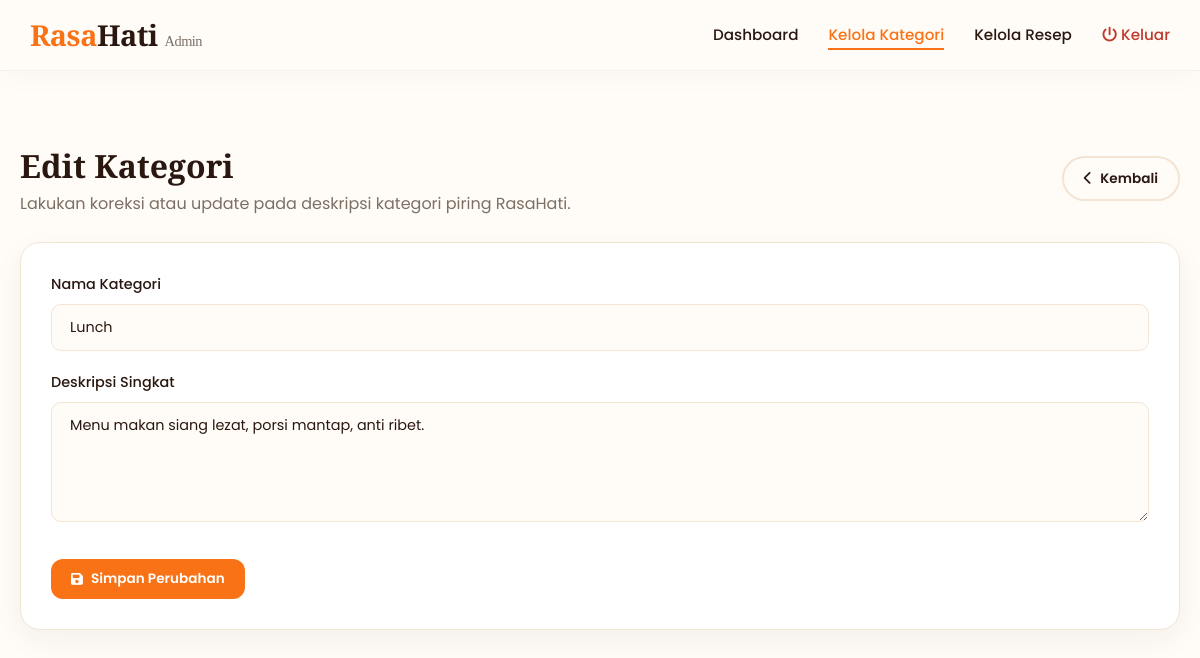
The page /admin/category-edit.php?id=2 (signed in) on the database its author committed.
### tables this page shows
CREATE TABLE IF NOT EXISTS categories (
id INT AUTO_INCREMENT PRIMARY KEY,
name VARCHAR(100) NOT NULL,
slug VARCHAR(150) NOT NULL UNIQUE,
description TEXT DEFAULT NULL,
image VARCHAR(255) DEFAULT NULL,
created_at TIMESTAMP DEFAULT CURRENT_TIMESTAMP
);

### includes/helpers.php (called while the page is built, shortened)
<?php
function e($string) {
    return htmlspecialchars($string ?? '', ENT_QUOTES, 'UTF-8');
}
?>

### admin/category-edit.php (the view, shortened to what this page needs)
<?php
require_once __DIR__ . '/../config/database.php';
require_once __DIR__ . '/../includes/helpers.php';
$id = (int)($_GET['id'] ?? 0);
$stmt = $pdo->prepare("SELECT * FROM categories WHERE id = ?");
$stmt->execute([$id]);
$category = $stmt->fetch();
?>
<!DOCTYPE html>
<html lang="id">
<head>
    <link rel="stylesheet" href="https://cdnjs.cloudflare.com/ajax/libs/font-awesome/6.4.0/css/all.min.css">
    <link rel="stylesheet" href="../assets/css/style.css?v=4">
</head>
<body class="admin-body">
    <nav class="navbar scrolled" style="position: absolute;">
        <div class="nav-container">
            <a href="../index.php" class="logo"><span class="logo-accent">Rasa</span>Hati <span style="font-size: 0.9rem; font-weight: 500; color: var(--color-muted-text);">Admin</span></a>
            <ul class="nav-links" style="display: flex;">
                <li><a href="dashboard.php" class="nav-link">Dashboard</a></li>
                <li><a href="categories.php" class="nav-link active">Kelola Kategori</a></li>
                <li><a href="recipes.php" class="nav-link">Kelola Resep</a></li>
                <li><a href="logout.php" class="nav-link" style="color: #C0392B;"><i class="fa-solid fa-power-off"></i> Keluar</a></li>
            </ul>
        </div>
    </nav>
    <div class="admin-container">
        <div class="admin-title-row" style="margin-top: 40px;">
            <div>
                <h1 class="admin-title">Edit Kategori</h1>
                <p style="color: var(--color-muted-text);">Lakukan koreksi atau update pada deskripsi kategori piring RasaHati.</p>
            </div>
            <div>
                <a href="categories.php" class="btn btn-secondary btn-admin"><i class="fa-solid fa-chevron-left"></i> Kembali</a>
            </div>
        </div>
        <div class="admin-card">
            <form action="category-edit.php?id=<?= $id; ?>" method="POST">
                <div class="form-group">
                    <label class="form-label" for="name">Nama Kategori</label>
                    <input type="text" id="name" name="name" class="form-control" value="<?= e($category['name']); ?>" required autofocus>
                </div>
                <div class="form-group">
                    <label class="form-label" for="description">Deskripsi Singkat</label>
                    <textarea id="description" name="description" class="form-control" style="height: 120px;"><?= e($category['description']); ?></textarea>
                </div>
                <button type="submit" class="btn btn-primary btn-admin" style="border-radius: 12px; margin-top: 10px;">
                    <i class="fa-solid fa-floppy-disk"></i> Simpan Perubahan
                </button>
            </form>
        </div>
    </div>
</body>
</html>

### assets/css/style.css (style rules this page uses)
:root { --color-cream: #FFF7ED; --color-warm-white: #FFFCF7; --color-orange: #F97316; --color-deep-orange: #C2410C; --color-soft-green: #65A30D; --color-dark-brown: #2A1810; --color-muted-text: #7C6F64; --color-border-soft: #F3E4D4; --color-white: #FFFFFF; --shadow-soft: 0 10px 30px rgba(42, 24, 16, 0.05); --shadow-medium: 0 15px 40px rgba(42, 24, 16, 0.1); --transition-smooth: all 0.4s cubic-bezier(0.25, 1, 0.5, 1); --font-heading: 'Playfair Display', Georgia, serif; --font-body: 'Poppins', system-ui, -apple-system, sans-serif; }
* { box-sizing: border-box; margin: 0; padding: 0; scroll-behavior: smooth; }
body { background-color: var(--color-warm-white); color: var(--color-dark-brown); font-family: var(--font-body); line-height: 1.6; overflow-x: hidden; -webkit-font-smoothing: antialiased; }
h1, h2, h3, h4 { font-family: var(--font-heading); font-weight: 700; }
a { text-decoration: none; color: inherit; transition: var(--transition-smooth); }
button { font-family: var(--font-body); cursor: pointer; border: none; outline: none; transition: var(--transition-smooth); }
.btn { display: inline-flex; align-items: center; justify-content: center; gap: 10px; padding: 14px 28px; border-radius: 50px; font-weight: 600; font-size: 0.95rem; transition: var(--transition-smooth); }
.btn-primary { background-color: var(--color-orange); color: var(--color-white); }
.btn-secondary { background-color: transparent; color: var(--color-dark-brown); border: 2px solid var(--color-border-soft); }
.navbar { position: fixed; top: 0; left: 0; width: 100%; z-index: 1000; padding: 20px 0; transition: var(--transition-smooth); }
.navbar.scrolled { background-color: rgba(255, 252, 247, 0.85); backdrop-filter: blur(15px); -webkit-backdrop-filter: blur(15px); padding: 12px 0; box-shadow: 0 4px 30px rgba(0, 0, 0, 0.03); border-bottom: 1px solid rgba(243, 228, 212, 0.5); }
.nav-container { max-width: 1200px; margin: 0 auto; padding: 0 30px; display: flex; align-items: center; justify-content: space-between; }
.logo { font-family: var(--font-heading); font-size: 1.8rem; font-weight: 800; color: var(--color-dark-brown); letter-spacing: -0.5px; }
.logo-accent { color: var(--color-orange); }
.nav-links { display: flex; list-style: none; gap: 30px; }
.nav-link { font-size: 0.95rem; font-weight: 500; color: var(--color-dark-brown); position: relative; padding: 5px 0; }
.nav-link::after { content: ''; position: absolute; bottom: 0; left: 0; width: 0; height: 2px; background-color: var(--color-orange); transition: var(--transition-smooth); }
.nav-link:hover::after, .nav-link.active::after { width: 100%; }
.nav-link.active { color: var(--color-orange); }
.admin-body { background-color: var(--color-warm-white); padding-top: 100px; font-family: var(--font-body); }
.admin-container { max-width: 1200px; margin: 40px auto; padding: 0 20px; }
.admin-card { background: var(--color-white); border-radius: 20px; border: 1px solid var(--color-border-soft); padding: 30px; box-shadow: var(--shadow-soft); margin-bottom: 30px; }
.admin-title-row { display: flex; justify-content: space-between; align-items: center; margin-bottom: 25px; flex-wrap: wrap; gap: 15px; }
.admin-title { font-family: var(--font-heading); color: var(--color-dark-brown); font-size: 2rem; }
.form-group { margin-bottom: 20px; }
.form-label { display: block; font-weight: 500; margin-bottom: 8px; font-size: 0.9rem; color: var(--color-dark-brown); }
.form-control { width: 100%; padding: 12px 18px; border-radius: 10px; border: 1px solid var(--color-border-soft); background-color: var(--color-warm-white); font-family: var(--font-body); font-size: 0.9rem; color: var(--color-dark-brown); outline: none; transition: var(--transition-smooth); }
.btn-admin { padding: 10px 20px; border-radius: 50px; font-size: 0.85rem; font-weight: 600; display: inline-flex; align-items: center; gap: 8px; text-transform: none; }

### rows shown on the page
categories: name "Lunch", description "Menu makan siang lezat, porsi mantap, anti ribet."
